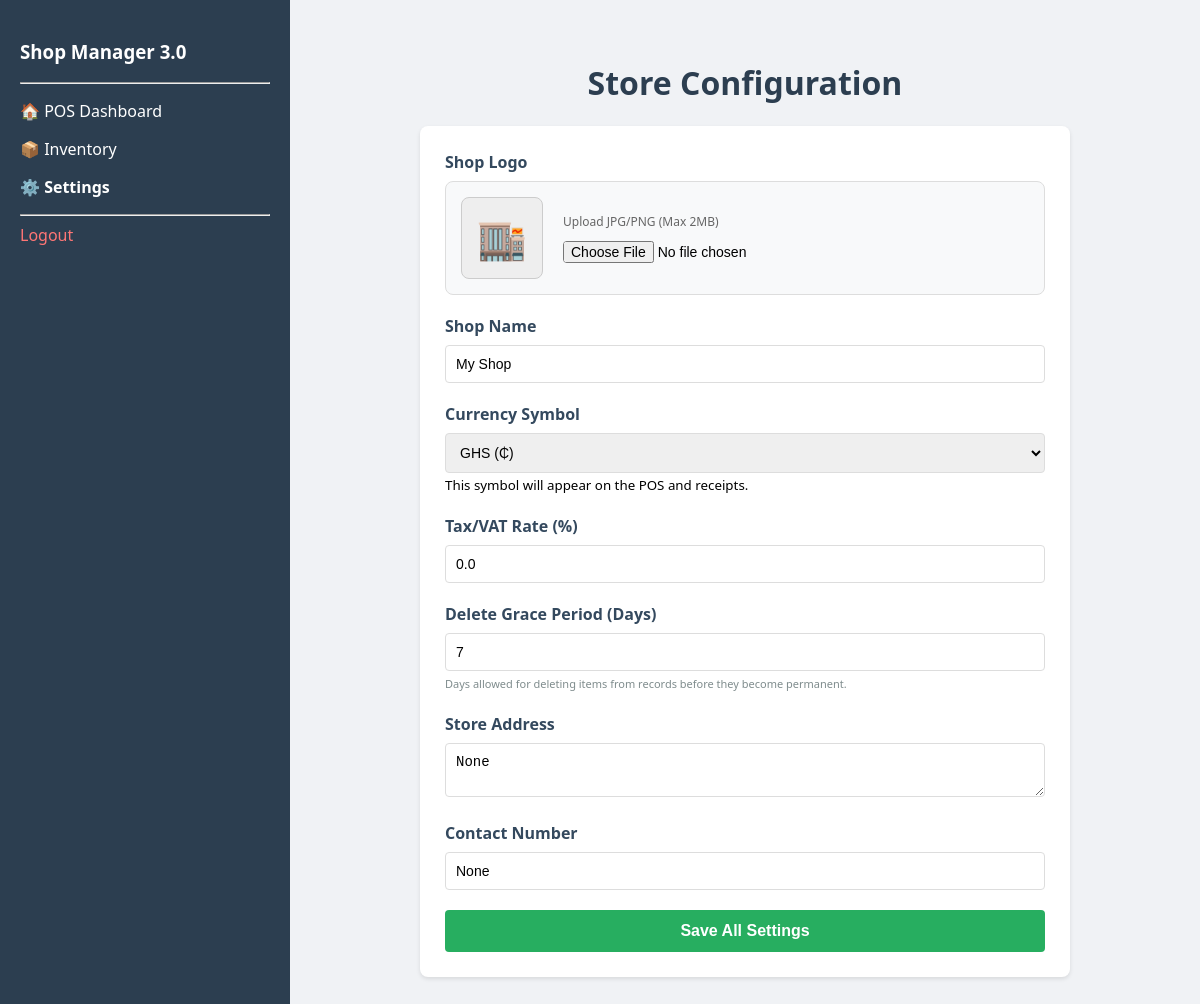
The app's page /settings (signed in) with its own data.
### tables this page shows
CREATE TABLE shop_settings (
            id INTEGER PRIMARY KEY,
            shop_name TEXT,
            logo_path TEXT,
            tax_rate REAL DEFAULT 0.0,
            currency TEXT DEFAULT '$',
            delete_grace_period INTEGER DEFAULT 7,
            address TEXT,
            contact_number TEXT);

### app.py (the view, shortened to what this page needs)
@app.route("/settings", methods=["GET", "POST"])
@login_required
@admin_required
def settings():
    db = get_db()
    return render_template("settings.html")

### app.py (called while the page is built)
def get_db():
    if 'db' not in g:
        g.db = sqlite3.connect(DATABASE)
        g.db.row_factory = sqlite3.Row
        g.db.execute("PRAGMA foreign_keys = ON")
    return g.db

@app.teardown_appcontext
def close_connection(exception):
    db = g.pop('db', None)
    if db is not None:
        db.close()

def login_required(f):
    @wraps(f)
    def decorated_function(*args, **kwargs):
        if 'user' not in session:
            return redirect(url_for('login'))
        return f(*args, **kwargs)
    return decorated_function

def admin_required(f):
    @wraps(f)
    def decorated_function(*args, **kwargs):
        if session.get('role') != 'Admin':
            flash("Unauthorized! Admin rights required.")
            return redirect(url_for('dashboard'))
        return f(*args, **kwargs)
    return decorated_function

@app.context_processor
def inject_shop():
    db = get_db()
    shop_data = db.execute("SELECT * FROM shop_settings WHERE id = 1").fetchone()
    return dict(shop=shop_data)

### templates/settings.html (shortened to what this page needs)
<!DOCTYPE html>
<html>
<head>
</head>
<body>
    <div class="sidebar">
        <h3>Shop Manager 3.0</h3>
        <hr>
        <a href="/dashboard" style="color:white; text-decoration: none;"><p>🏠 POS Dashboard</p></a>
        <a href="/inventory" style="color:white; text-decoration: none;"><p>📦 Inventory</p></a>
        <p><strong>⚙️ Settings</strong></p>
        <hr>
        <a href="/logout" style="color:#ff7675; text-decoration: none;">Logout</a>
    </div>
    <div class="main">
        <h1 style="text-align: center; color: #2c3e50;">Store Configuration</h1>
        <div class="card">
            <form action="/update_settings" method="POST" enctype="multipart/form-data">
                <div class="form-group">
                    <label>Shop Logo</label>
                    <div class="logo-preview-box">
                        <div class="logo-thumbnail">
                            {% if shop.logo_path and shop.logo_path != 'default_logo.png' %}
                                <img src="{{ url_for('static', filename='uploads/' + shop.logo_path) }}" style="width: 100%; height: 100%; object-fit: cover;">
                            {% else %}
                                <span style="font-size: 40px;">🏬</span>
                            {% endif %}
                        </div>
                        <div style="flex: 1;">
                            <p style="margin: 0 0 10px 0; font-size: 12px; color: #666;">Upload JPG/PNG (Max 2MB)</p>
                            <input type="file" name="logo" accept="image/*" style="border: none; padding: 0;">
                        </div>
                    </div>
                </div>
                <div class="form-group">
                    <label>Shop Name</label>
                    <input type="text" name="shop_name" value="{{ shop.shop_name }}" placeholder="Enter shop name..." required>
                </div>
                <div class="form-group">
                    <label for="currency">Currency Symbol</label>
                     <select name="currency" id="currency" class="form-control">
                        <option value="GH₵" {% if shop.currency == 'GH₵' %}selected{% endif %}>GHS (₵)</option>
                    </select>
                    <small>This symbol will appear on the POS and receipts.</small>
                </div>
                 <div class="form-group" style="flex: 1;">
                        <label>Tax/VAT Rate (%)</label>
                        <input type="number" step="0.01" name="tax_rate" value="{{ shop.tax_rate }}">
                </div>
                <div class="form-group">
                    <label>Delete Grace Period (Days)</label>
                    <input type="number" name="grace_period" value="{{ shop.delete_grace_period }}">
                    <small style="color: #7f8c8d; font-size: 11px;">Days allowed for deleting items from records before they become permanent.</small>
                </div>
                <div class="form-group">
                    <label>Store Address</label>
                    <textarea name="address" rows="2" placeholder="Physical location...">{{ shop.address }}</textarea>
                </div>
                <div class="form-group">
                    <label>Contact Number</label>
                    <input type="text" name="contact" value="{{ shop.contact_number }}" placeholder="e.g. +233 ...">
                </div>
                <button type="submit" class="btn">Save All Settings</button>
            </form>
        </div>
    </div>
</body>
</html>

### templates/settings.html (style rules this page uses)
body { font-family: 'Segoe UI', sans-serif; margin: 0; display: flex; height: 100vh; background: #f0f2f5; }
.sidebar { width: 250px; background: #2c3e50; color: white; padding: 20px; }
.main { flex: 1; padding: 40px; overflow-y: auto; }
.card { background: white; padding: 25px; border-radius: 8px; box-shadow: 0 2px 4px rgba(0,0,0,0.1); max-width: 600px; margin: auto; }
.form-group { margin-bottom: 20px; }
label { display: block; margin-bottom: 8px; font-weight: bold; color: #34495e; }
input, select, textarea { width: 100%; padding: 10px; border: 1px solid #ddd; border-radius: 4px; box-sizing: border-box; font-size: 14px; }
.btn { width: 100%; padding: 12px 20px; border: none; border-radius: 4px; color: white; cursor: pointer; background: #27ae60; font-size: 16px; font-weight: bold; transition: 0.3s; }
.logo-preview-box { display: flex; align-items: center; gap: 20px; background: #f8f9fa; padding: 15px; border-radius: 8px; border: 1px solid #ddd; }
.logo-thumbnail { width: 80px; height: 80px; background: #eee; border-radius: 8px; overflow: hidden; display: flex; align-items: center; justify-content: center; border: 1px solid #ccc; }

### records on screen
shop_settings: shop_name "My Shop", currency "GHS (₵)", tax_rate "0.0", grace_period "7", address "None", contact "None"
